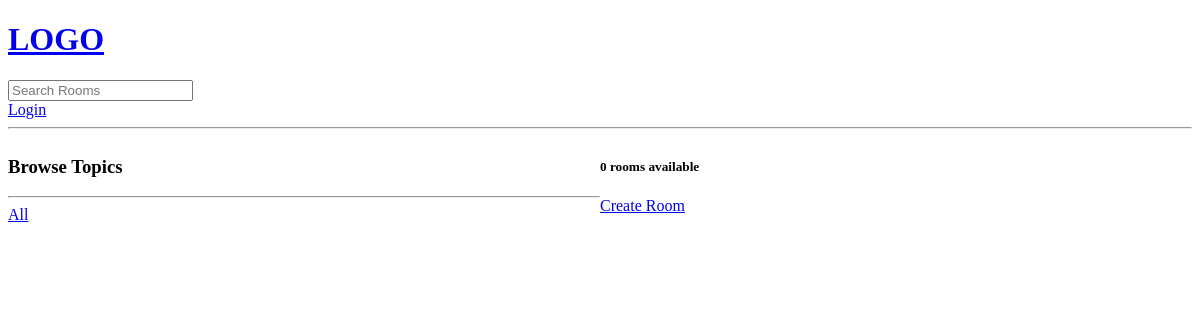
The app's page /, older data.
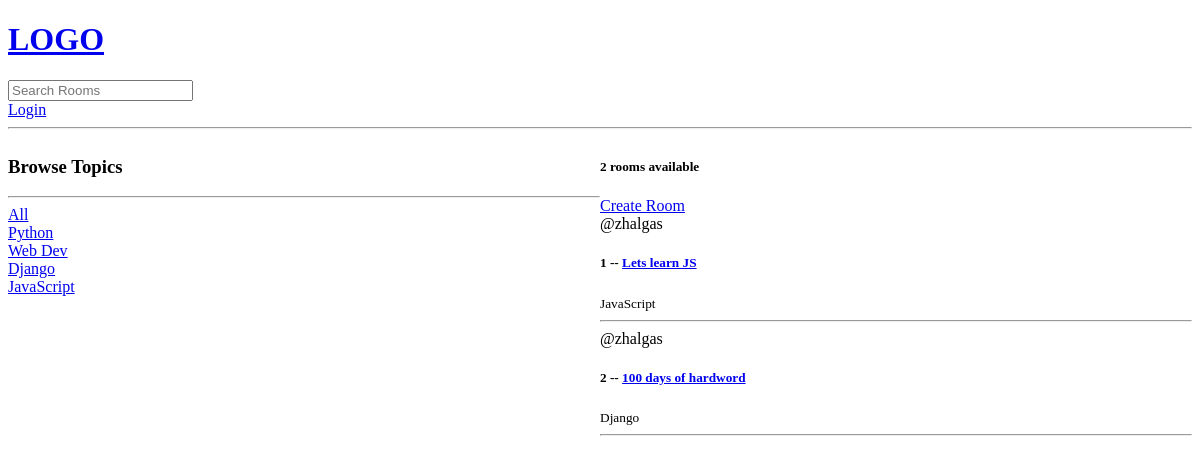
The same page, newer data.
### baseapp/models.py (models this page shows, shortened)
class Topic(models.Model):
    name = models.CharField(max_length=200)

class Room(models.Model):
    host = models.ForeignKey(User, on_delete = SET_NULL, null=True)
    topic = models.ForeignKey(Topic, on_delete = models.SET_NULL, null=True)
    name = models.CharField(max_length=200)
    description = models.TextField(null = True, blank = True)
    participants = models.ManyToManyField(User, related_name='participants', blank=True)
    updated = models.DateTimeField(auto_now=True)
    created = models.DateTimeField(auto_now_add=True)
    class Meta:
        ordering = ['-updated', '-created']

### baseapp/views.py (the view)
# urls.py: path('', views.home, name = 'home'),
def home(request):
    q = request.GET.get('q', '')
    rooms = Room.objects.filter(
        Q(topic__name__icontains = q) |
        Q(name__icontains = q) |
        Q(description__icontains = q)
    )
    topics = Topic.objects.all()
    room_count = rooms.count()
    context = {'rooms': rooms, 'topics': topics, 'room_count': room_count}
    return render(request, 'baseapp/home.html', context)

### baseapp/templates/baseapp/home.html (shortened to what this page needs)
{% extends 'main.html' %}
{% block content %}
<div class="home-container">
    <div>
        <h3>Browse Topics</h3>
        <hr>
        <div>
                <a href="{% url 'home' %}">All</a>
        </div>
        {% for topic in topics %}
            <div>
                <a href="{% url 'home' %}?q={{ topic.name }}">{{ topic.name }}</a>
            </div>
        {% endfor %}
    </div>
    <div>
        <h5>{{ room_count }} rooms available</h5>
        <a href="{%  url 'create-room' %}">Create Room</a>
        <div>
            {%  for room in rooms %}
                <div>
                    <span>@{{ room.host.username }}</span>
                    <h5>{{ room.id }} -- <a href="{% url 'room' room.id %}">{{ room.name }}</a></h5>
                    <small>{{ room.topic.name }}</small>
                    <hr>
                </div>
            {% endfor %}
        </div>
    </div>
</div>
{% endblock content %}

### templates/main.html (shortened to what this page needs)
<!DOCTYPE html>
<html>
<head>
</head>
<body>
    {% include 'navbar.html' %}
    {% block content %}
    {% endblock %}
</body>
</html>

### templates/navbar.html
<a href="/">
    <h1>LOGO</h1>
</a>
<form method="GET" action="{% url 'home' %}">
    <input type="text" name="q" placeholder="Search Rooms" />
</form>
{% if request.user.is_authenticated %}
    <p>Hello {{ request.user }}</p>
    <a href="{% url 'logout' %}">Logout</a>
    {% else %}
    <a href="{% url 'login' %}">Login</a>
{% endif %}
<hr>

### baseapp/templates/baseapp/home.html (style rules this page uses)
.home-container { display: grid; grid-template-columns: 1fr 1fr; }

Row changes from the older to the newer data that the page shows:
added Topic: name "Python"
added Topic: name "Web Dev"
added Topic: name "Django"
added Topic: name "JavaScript"
added Room: host.username "zhalgas", id "1", name "Lets learn JS", topic.name "JavaScript"
added Room: host.username "zhalgas", id "2", name "100 days of hardword", topic.name "Django"
Text that changed along with them:
{{ room_count }}: "0" → "2"
